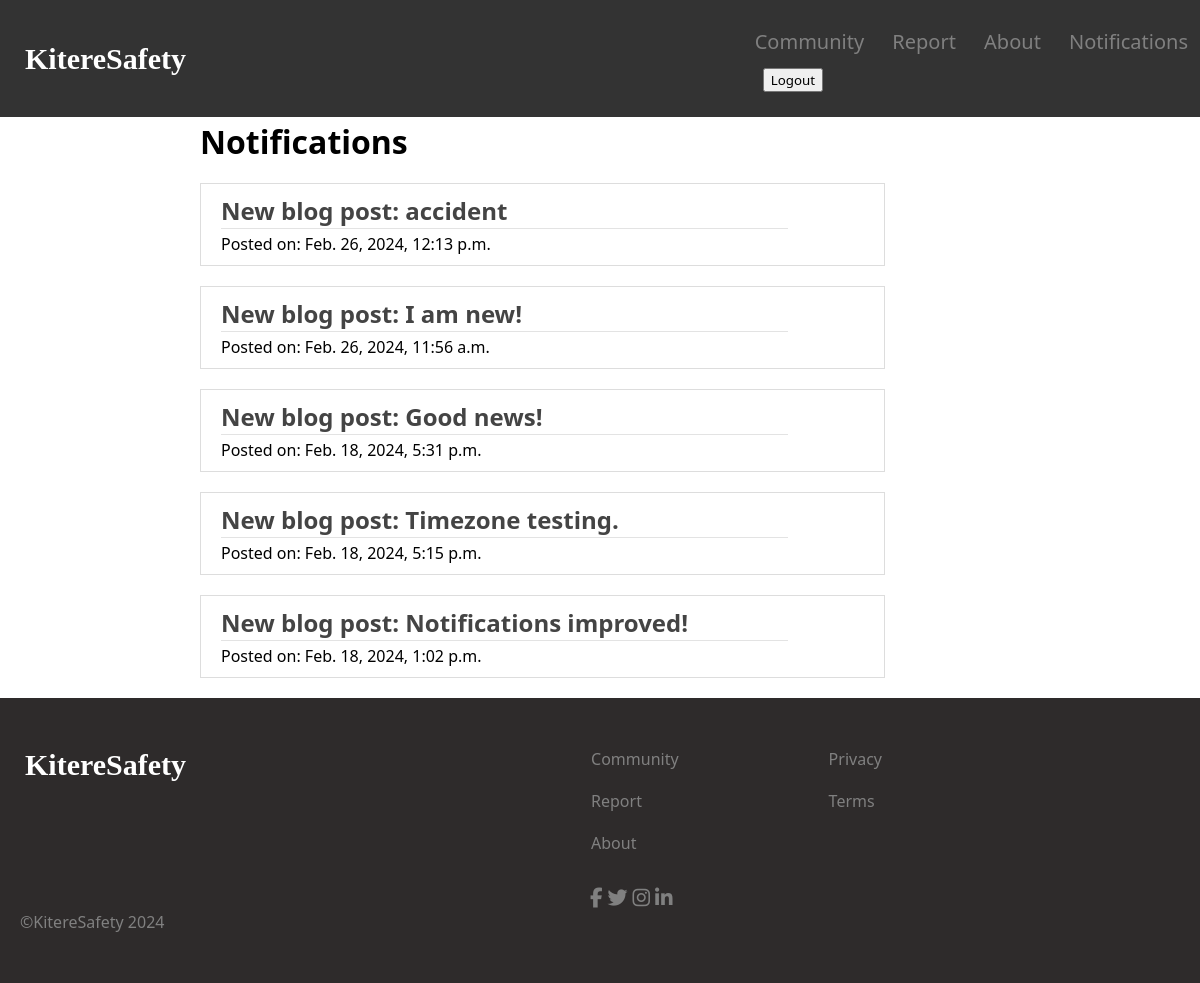
The app's page /blog/notifications/ (signed in) with its own data.
### blog/models.py (models this page shows, shortened)
class Notification(models.Model):
    user = models.ForeignKey(User, on_delete=models.CASCADE)
    post = models.ForeignKey('blog.Post', on_delete=models.CASCADE)
    message = models.CharField(max_length=255)
    created_at = models.DateTimeField(auto_now_add=True)
    DisplayFields = ['user', 'post', 'message']
    FilterFields = ['created_at']

### blog/views.py (the view)
# urls.py: path('notifications/', views.notifications, name='notifications'),
def notifications(request):
    notifications = Notification.objects.filter(user=request.user).order_by('-created_at')
    return render(request, 'blog/notifications.html', {'notifications': notifications})

### blog/templates/blog/notifications.html (shortened to what this page needs)
{% extends 'core/base.html' %}
{% block content %}
<h1 class="header-notification">Notifications</h1>
{% for notification in notifications %}
    <div class="notifications">
        <div class="article-metadata">
            <h2 class="article-title">{{ notification.message }}</h2>
        </div>
        <div>
            <p class="article-content">Posted on: {{ notification.created_at }}</p>
        </div>
    </div>
{% endfor %}
{% endblock %}

### core/static/core/core.css (style rules this page uses)
* { margin: 0; font-family: system-ui, -apple-system, BlinkMacSystemFont, 'Segoe UI', Roboto, Oxygen, Ubuntu, Cantarell, 'Open Sans', 'Helvetica Neue', sans-serif; }
.header-notification { margin-left: 200px; padding-top: 120px; }
.notifications { background: #ffffff; padding: 10px 20px; border: 1px solid #dddddd; margin-bottom: 20px; margin-top: 20px; width: 17cm; margin-left: 200px; }
.article-metadata { padding-bottom: 1px; margin-bottom: 4px; border-bottom: 1px solid #e3e3e3; width: 15cm; }
.article-title { color: #444444; text-decoration: none; }
.article-content { white-space: pre-line; width: 15cm; }

### records on screen
Notification: message "New blog post: accident", created_at "Feb. 26, 2024, 12:13 p.m."
Notification: message "New blog post: I am new!", created_at "Feb. 26, 2024, 11:56 a.m."
Notification: message "New blog post: Good news!", created_at "Feb. 18, 2024, 5:31 p.m."
Notification: message "New blog post: Timezone testing.", created_at "Feb. 18, 2024, 5:15 p.m."
Notification: message "New blog post: Notifications improved!", created_at "Feb. 18, 2024, 1:02 p.m."
